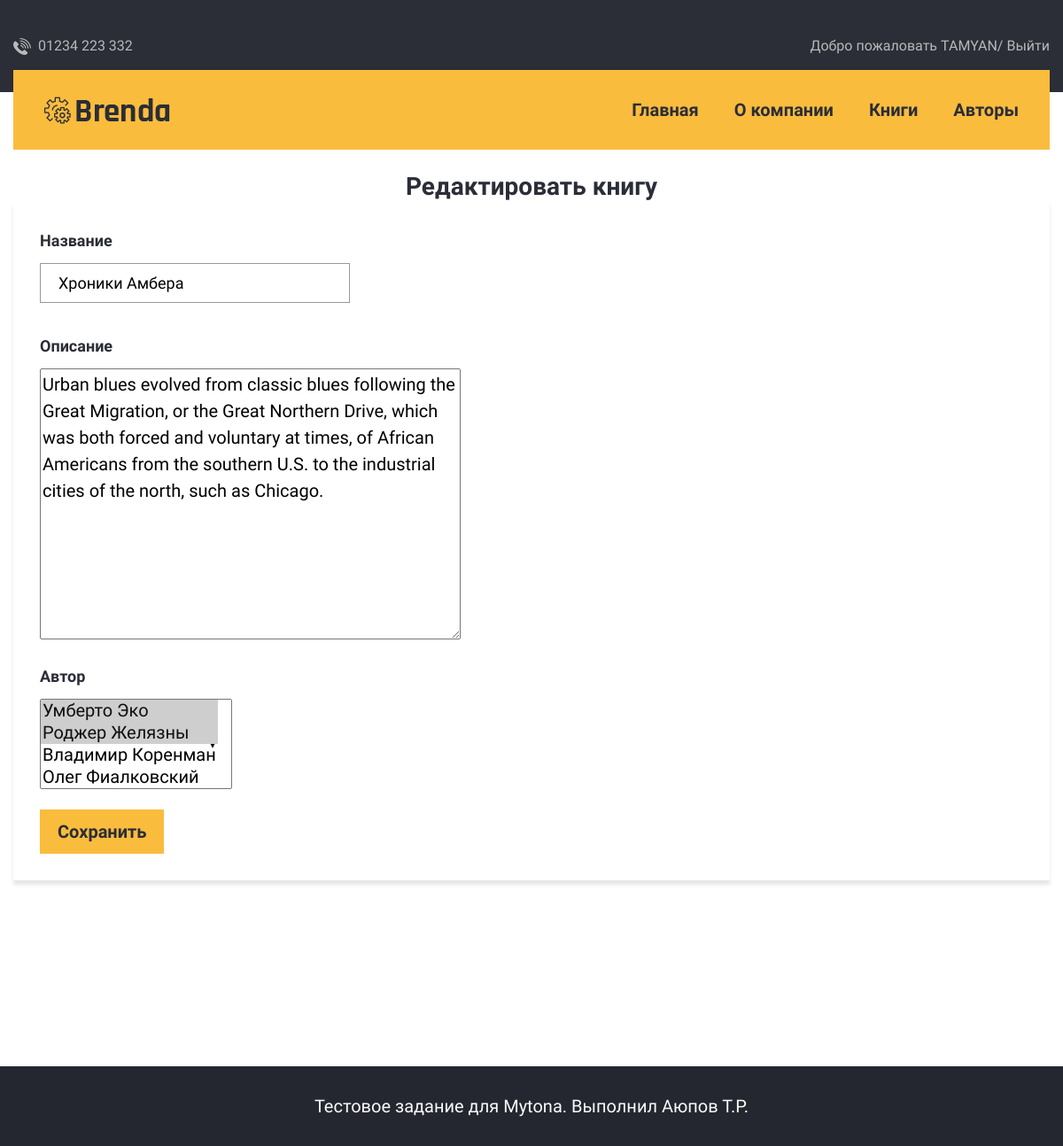
Page /books/2/update_book (signed in) on the committed database.
### library/models.py (models this page shows, shortened)
class Book(models.Model):
    author = models.ManyToManyField(Author)
    title = models.CharField(max_length=50, verbose_name=_('title'))
    description = models.TextField(max_length=300, verbose_name=_('description'))

### library/views.py (the view)
# urls.py: path('<int:pk>/update_book', login_required(BookUpdate.as_view()), name='update_book'),
class BookUpdate(UpdateView):
    model = Book
    fields = ['title', 'description', 'author']

### library/models.py (called while the page is built)
    def __str__(self):
        return f'{self.first_name} {self.second_name}'

### library/templates/library/book_form.html (shortened to what this page needs)
{% extends 'test3_mytona/index.html' %}
{% load static %}
{% block content %}
{% load i18n %}
<br><br><br>
<h4 align="center">Редактировать книгу</h4>
{% if request.user.is_authenticated %}
    <div class="login-area space__bottom--r120">
        <div class="container">
            <div class="row">
                <div class="col-sm-12 col-md-12 col-lg-12 col-xs-12 space__top__md--40 space__top__lm--40">
                    <form method="post">
                        <div class="login-form">
                            <div class="row">
                                <div class="col-md-4 col-4 space__bottom--20">
                                    <label>Название</label>
                                    {{ form.title}}
                                </div>
                                <div class="col-md-12 col-12 space__bottom--20">
                                    <label>Описание</label>
                                    {{ form.description }}
                                </div>
                                <div class="col-md-12 col-12 space__bottom--20">
                                    <label>Автор</label>
                                    {{ form.author }}
                                </div>
                                <div class="col-12">
                                    <button type="submit" class="default-btn">Сохранить</button>
                                </div>
                            </div>
                        </div>
                    </form>
                </div>
            </div>
        </div>
    </div>
{% else %}
    <h6>{% trans 'You are not logged in, log in to change the news' %}</h6>
{% endif %}
{% endblock content %}

### test3_mytona/templates/test3_mytona/index.html (shortened to what this page needs)
<!DOCTYPE html>
<html class="no-js" lang="zxx">
<head>
    {% load static %}
    <link rel="stylesheet" href="{% static 'test3_mytona/assets/css/bootstrap.min.css' %}">
    <link rel="stylesheet" href="{% static 'test3_mytona/assets/css/font-awesome.min.css' %}">
    <link rel="stylesheet" href="{% static 'test3_mytona/assets/css/flaticon.min.css' %}">
    <link rel="stylesheet" href="{% static 'test3_mytona/assets/css/plugins/slick.min.css' %}">
    <link rel="stylesheet" href="{% static 'test3_mytona/assets/css/plugins/cssanimation.min.css' %}">
    <link rel="stylesheet" href="{% static 'test3_mytona/assets/css/plugins/justifiedGallery.min.css' %}">
    <link rel="stylesheet" href="{% static 'test3_mytona/assets/css/plugins/light-gallery.min.css' %}">
    <link rel="stylesheet" href="{% static 'test3_mytona/assets/css/style.css' %}">
</head>
<body>
        <div class="header-area header-sticky bg-img space__inner--y40 background-repeat--x background-color--dark
            d-none d-lg-block" data-bg="test3_mytona/assets/img/icons/ruler.png' %}">
        <div class="header-top">
            <div class="container">
                <div class="row">
                    <div class="col-lg-4">
                        <div class="header-top-info">
                            <span class="header-top-info__image pr-1">
                                <img src="{% static 'test3_mytona/assets/img/icons/phone.png' %}" alt=""></span>
                            <span class="header-top-info__text">01234 223 332</span>
                        </div>
                    </div>
                    <div class="col-lg-4">
                    </div>
                    {% if request.user.is_authenticated %}
                        <div class="col-lg-4">
                            <div class="header-top-info text-right">
                                <p> Добро пожаловать {{ request.user.username.upper }}/
                                <a class="header-top-info__link" href="{% url 'logout' %}">Выйти</a>
                            </div>
                        </div>
                    {% endif %}
                </div>
            </div>
        </div>
        <div class="menu-bar position-relative">
            <div class="container">
                <div class="row">
                    <div class="col-lg-12">
                        <div class="menu-bar-wrapper background-color--default space__inner--x35">
                            <div class="menu-bar-wrapper-inner">
                                <div class="row align-items-center">
                                    <div class="col-lg-2">
                                        <div class="brand-logo">
                                            <a href="/">
                                        <img src="{% static 'test3_mytona/assets/img/logo.png' %}" class="img-fluid" alt="">
                                            </a>
                                        </div>
                                    </div>
                                    <div class="col-lg-10">
                                        <div class="navigation-area d-flex justify-content-end align-items-center">
                                            <nav class="main-nav-menu">
                                                <ul class="d-flex justify-content-end">
                                                    <li><a href="/">Главная</a></li>
                                                    <li><a href="/">О компании</a></li>
                                                    <li><a href="{% url 'book_list' %}">Книги</a></li>
													<li><a href="{% url 'author_list' %}">Авторы</a></li>
                                                </ul>
                                            </nav>
                                        </div>
                                    </div>
                                </div>
                            </div>
                        </div>
                    </div>
                </div>
            </div>
        </div>
    </div>
	{% block content %}
	{% endblock content %}
<br><br><br>
    <div class="copyright-area background-color--deep-dark space__inner--y30">
        <div class="container">
            <div class="row">
                <div class="col-lg-12 text-center">
                    <p class="copyright-text">Тестовое задание для Mytona. Выполнил Аюпов Т.Р.</p>
                </div>
            </div>
        </div>
    </div>
</body>
</html>

### rows in the picture
Book: title "Хроники Амбера", description "Urban blues evolved from classic blues following the Great Migration, or the Great Northern Drive, which was both forced and voluntary at times, of African Americans from the southern U.S. to the industrial cities of the north, such as Chicago."

### other values in the picture
{{ request.user.username.upper }} "TAMYAN"
